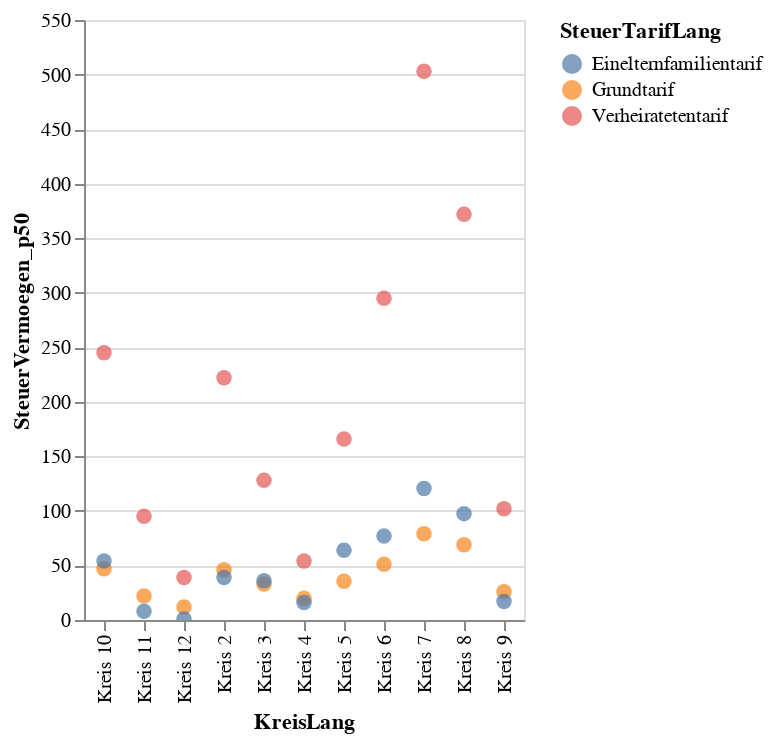

The code cell stored with this chart in its notebook:
### Code cell
alt.Chart(myGraph).mark_circle(size=60).encode(
    x='KreisLang',
    y='SteuerVermoegen_p50',
    color='SteuerTarifLang',
    tooltip=['SteuerJahr','SteuerTarifLang', 'KreisLang','SteuerVermoegen_p25', 'SteuerVermoegen_p50','SteuerVermoegen_p75']
).interactive() # this makes the axes interactive: now you can zoom & pan

### Figure 1 — Vega-Lite specification as saved in the notebook (floating-point values rounded to 4 significant figures)
{"config": {"view": {"continuousWidth": 400, "continuousHeight": 300}}, "data": {"name": "data-46ad87317d7ea34140a6cf8dc645aa12"}, "mark": {"type": "circle", "size": 60}, "encoding": {"color": {"type": "nominal", "field": "SteuerTarifLang"}, "tooltip": [{"type": "temporal", "field": "SteuerJahr"}, {"type": "nominal", "field": "SteuerTarifLang"}, {"type": "nominal", "field": "KreisLang"}, {"type": "quantitative", "field": "SteuerVermoegen_p25"}, {"type": "quantitative", "field": "SteuerVermoegen_p50"}, {"type": "quantitative", "field": "SteuerVermoegen_p75"}], "x": {"type": "nominal", "field": "KreisLang"}, "y": {"type": "quantitative", "field": "SteuerVermoegen_p50"}}, "selection": {"selector003": {"type": "interval", "bind": "scales", "encodings": ["x", "y"]}}, "$schema": "https://vega.github.io/schema/vega-lite/v4.8.1.json", "datasets": {"data-46ad87317d7ea34140a6cf8dc645aa12": [{"SteuerJahr": "2018-01-01T00:00:00", "KreisSort": 2, "KreisLang": "Kreis 2", "SteuerTarifSort": 0, "SteuerTarifLang": "Grundtarif", "SteuerVermoegen_p50": 46.0, "SteuerVermoegen_p25": 4.0, "SteuerVermoegen_p75": 223.0}, {"SteuerJahr": "2018-01-01T00:00:00", "KreisSort": 2, "KreisLang": "Kreis 2", "SteuerTarifSort": 1, "SteuerTarifLang": "Verheiratetentarif", "SteuerVermoegen_p50": 222.0, "SteuerVermoegen_p25": 40.0, "SteuerVermoegen_p75": 696.0}, {"SteuerJahr": "2018-01-01T00:00:00", "KreisSort": 2, "KreisLang": "Kreis 2", "SteuerTarifSort": 2, "SteuerTarifLang": "Einelternfamilientarif", "SteuerVermoegen_p50": 39.0, "SteuerVermoegen_p25": 1.0, "SteuerVermoegen_p75": 186.0}, {"SteuerJahr": "2018-01-01T00:00:00", "KreisSort": 3, "KreisLang": "Kreis 3", "SteuerTarifSort": 0, "SteuerTarifLang": "Grundtarif", "SteuerVermoegen_p50": 33.0, "SteuerVermoegen_p25": 2.0, "SteuerVermoegen_p75": 144.0}, {"SteuerJahr": "2018-01-01T00:00:00", "KreisSort": 3, "KreisLang": "Kreis 3", "SteuerTarifSort": 1, "SteuerTarifLang": "Verheiratetentarif", "SteuerVermoegen_p50": 128.0, "SteuerVermoegen_p25": 11.0, "SteuerVermoegen_p75": 425.0}, {"SteuerJahr": "2018-01-01T00:00:00", "KreisSort": 3, "KreisLang": "Kreis 3", "SteuerTarifSort": 2, "SteuerTarifLang": "Einelternfamilientarif", "SteuerVermoegen_p50": 36.0, "SteuerVermoegen_p25": 0.0, "SteuerVermoegen_p75": 146.0}, {"SteuerJahr": "2018-01-01T00:00:00", "KreisSort": 4, "KreisLang": "Kreis 4", "SteuerTarifSort": 0, "SteuerTarifLang": "Grundtarif", "SteuerVermoegen_p50": 20.0, "SteuerVermoegen_p25": 0.0, "SteuerVermoegen_p75": 98.0}, {"SteuerJahr": "2018-01-01T00:00:00", "KreisSort": 4, "KreisLang": "Kreis 4", "SteuerTarifSort": 1, "SteuerTarifLang": "Verheiratetentarif", "SteuerVermoegen_p50": 54.0, "SteuerVermoegen_p25": 0.0, "SteuerVermoegen_p75": 260.0}, {"SteuerJahr": "2018-01-01T00:00:00", "KreisSort": 4, "KreisLang": "Kreis 4", "SteuerTarifSort": 2, "SteuerTarifLang": "Einelternfamilientarif", "SteuerVermoegen_p50": 16.0, "SteuerVermoegen_p25": 0.0, "SteuerVermoegen_p75": 111.0}, {"SteuerJahr": "2018-01-01T00:00:00", "KreisSort": 5, "KreisLang": "Kreis 5", "SteuerTarifSort": 0, "SteuerTarifLang": "Grundtarif", "SteuerVermoegen_p50": 35.5, "SteuerVermoegen_p25": 2.0, "SteuerVermoegen_p75": 153.0}, {"SteuerJahr": "2018-01-01T00:00:00", "KreisSort": 5, "KreisLang": "Kreis 5", "SteuerTarifSort": 1, "SteuerTarifLang": "Verheiratetentarif", "SteuerVermoegen_p50": 166.0, "SteuerVermoegen_p25": 20.0, "SteuerVermoegen_p75": 504.0}, {"SteuerJahr": "2018-01-01T00:00:00", "KreisSort": 5, "KreisLang": "Kreis 5", "SteuerTarifSort": 2, "SteuerTarifLang": "Einelternfamilientarif", "SteuerVermoegen_p50": 64.0, "SteuerVermoegen_p25": 3.0, "SteuerVermoegen_p75": 240.0}, {"SteuerJahr": "2018-01-01T00:00:00", "KreisSort": 6, "KreisLang": "Kreis 6", "SteuerTarifSort": 0, "SteuerTarifLang": "Grundtarif", "SteuerVermoegen_p50": 51.0, "SteuerVermoegen_p25": 5.0, "SteuerVermoegen_p75": 219.0}, {"SteuerJahr": "2018-01-01T00:00:00", "KreisSort": 6, "KreisLang": "Kreis 6", "SteuerTarifSort": 1, "SteuerTarifLang": "Verheiratetentarif", "SteuerVermoegen_p50": 295.0, "SteuerVermoegen_p25": 70.0, "SteuerVermoegen_p75": 857.0}, {"SteuerJahr": "2018-01-01T00:00:00", "KreisSort": 6, "KreisLang": "Kreis 6", "SteuerTarifSort": 2, "SteuerTarifLang": "Einelternfamilientarif", "SteuerVermoegen_p50": 77.0, "SteuerVermoegen_p25": 7.5, "SteuerVermoegen_p75": 247.5}, {"SteuerJahr": "2018-01-01T00:00:00", "KreisSort": 7, "KreisLang": "Kreis 7", "SteuerTarifSort": 0, "SteuerTarifLang": "Grundtarif", "SteuerVermoegen_p50": 79.0, "SteuerVermoegen_p25": 9.0, "SteuerVermoegen_p75": 404.5}, {"SteuerJahr": "2018-01-01T00:00:00", "KreisSort": 7, "KreisLang": "Kreis 7", "SteuerTarifSort": 1, "SteuerTarifLang": "Verheiratetentarif", "SteuerVermoegen_p50": 503.0, "SteuerVermoegen_p25": 127.0, "SteuerVermoegen_p75": 1600.0}, {"SteuerJahr": "2018-01-01T00:00:00", "KreisSort": 7, "KreisLang": "Kreis 7", "SteuerTarifSort": 2, "SteuerTarifLang": "Einelternfamilientarif", "SteuerVermoegen_p50": 120.5, "SteuerVermoegen_p25": 17.0, "SteuerVermoegen_p75": 453.0}, {"SteuerJahr": "2018-01-01T00:00:00", "KreisSort": 8, "KreisLang": "Kreis 8", "SteuerTarifSort": 0, "SteuerTarifLang": "Grundtarif", "SteuerVermoegen_p50": 69.0, "SteuerVermoegen_p25": 8.0, "SteuerVermoegen_p75": 311.0}, {"SteuerJahr": "2018-01-01T00:00:00", "KreisSort": 8, "KreisLang": "Kreis 8", "SteuerTarifSort": 1, "SteuerTarifLang": "Verheiratetentarif", "SteuerVermoegen_p50": 372.0, "SteuerVermoegen_p25": 86.0, "SteuerVermoegen_p75": 1171.0}, {"SteuerJahr": "2018-01-01T00:00:00", "KreisSort": 8, "KreisLang": "Kreis 8", "SteuerTarifSort": 2, "SteuerTarifLang": "Einelternfamilientarif", "SteuerVermoegen_p50": 97.5, "SteuerVermoegen_p25": 9.5, "SteuerVermoegen_p75": 403.0}, {"SteuerJahr": "2018-01-01T00:00:00", "KreisSort": 9, "KreisLang": "Kreis 9", "SteuerTarifSort": 0, "SteuerTarifLang": "Grundtarif", "SteuerVermoegen_p50": 26.0, "SteuerVermoegen_p25": 0.0, "SteuerVermoegen_p75": 131.0}, {"SteuerJahr": "2018-01-01T00:00:00", "KreisSort": 9, "KreisLang": "Kreis 9", "SteuerTarifSort": 1, "SteuerTarifLang": "Verheiratetentarif", "SteuerVermoegen_p50": 102.0, "SteuerVermoegen_p25": 6.0, "SteuerVermoegen_p75": 361.0}, {"SteuerJahr": "2018-01-01T00:00:00", "KreisSort": 9, "KreisLang": "Kreis 9", "SteuerTarifSort": 2, "SteuerTarifLang": "Einelternfamilientarif", "SteuerVermoegen_p50": 17.0, "SteuerVermoegen_p25": 0.0, "SteuerVermoegen_p75": 115.0}, {"SteuerJahr": "2018-01-01T00:00:00", "KreisSort": 10, "KreisLang": "Kreis 10", "SteuerTarifSort": 0, "SteuerTarifLang": "Grundtarif", "SteuerVermoegen_p50": 47.0, "SteuerVermoegen_p25": 5.0, "SteuerVermoegen_p75": 210.6}, {"SteuerJahr": "2018-01-01T00:00:00", "KreisSort": 10, "KreisLang": "Kreis 10", "SteuerTarifSort": 1, "SteuerTarifLang": "Verheiratetentarif", "SteuerVermoegen_p50": 245.0, "SteuerVermoegen_p25": 52.0, "SteuerVermoegen_p75": 700.0}, {"SteuerJahr": "2018-01-01T00:00:00", "KreisSort": 10, "KreisLang": "Kreis 10", "SteuerTarifSort": 2, "SteuerTarifLang": "Einelternfamilientarif", "SteuerVermoegen_p50": 54.0, "SteuerVermoegen_p25": 4.0, "SteuerVermoegen_p75": 220.5}, {"SteuerJahr": "2018-01-01T00:00:00", "KreisSort": 11, "KreisLang": "Kreis 11", "SteuerTarifSort": 0, "SteuerTarifLang": "Grundtarif", "SteuerVermoegen_p50": 22.0, "SteuerVermoegen_p25": 0.0, "SteuerVermoegen_p75": 124.0}, {"SteuerJahr": "2018-01-01T00:00:00", "KreisSort": 11, "KreisLang": "Kreis 11", "SteuerTarifSort": 1, "SteuerTarifLang": "Verheiratetentarif", "SteuerVermoegen_p50": 95.0, "SteuerVermoegen_p25": 4.0, "SteuerVermoegen_p75": 352.0}, {"SteuerJahr": "2018-01-01T00:00:00", "KreisSort": 11, "KreisLang": "Kreis 11", "SteuerTarifSort": 2, "SteuerTarifLang": "Einelternfamilientarif", "SteuerVermoegen_p50": 8.0, "SteuerVermoegen_p25": 0.0, "SteuerVermoegen_p75": 89.0}, {"SteuerJahr": "2018-01-01T00:00:00", "KreisSort": 12, "KreisLang": "Kreis 12", "SteuerTarifSort": 0, "SteuerTarifLang": "Grundtarif", "SteuerVermoegen_p50": 12.0, "SteuerVermoegen_p25": 0.0, "SteuerVermoegen_p75": 76.0}, {"SteuerJahr": "2018-01-01T00:00:00", "KreisSort": 12, "KreisLang": "Kreis 12", "SteuerTarifSort": 1, "SteuerTarifLang": "Verheiratetentarif", "SteuerVermoegen_p50": 39.0, "SteuerVermoegen_p25": 0.0, "SteuerVermoegen_p75": 206.0}, {"SteuerJahr": "2018-01-01T00:00:00", "KreisSort": 12, "KreisLang": "Kreis 12", "SteuerTarifSort": 2, "SteuerTarifLang": "Einelternfamilientarif", "SteuerVermoegen_p50": 1.0, "SteuerVermoegen_p25": 0.0, "SteuerVermoegen_p75": 28.0}]}}
